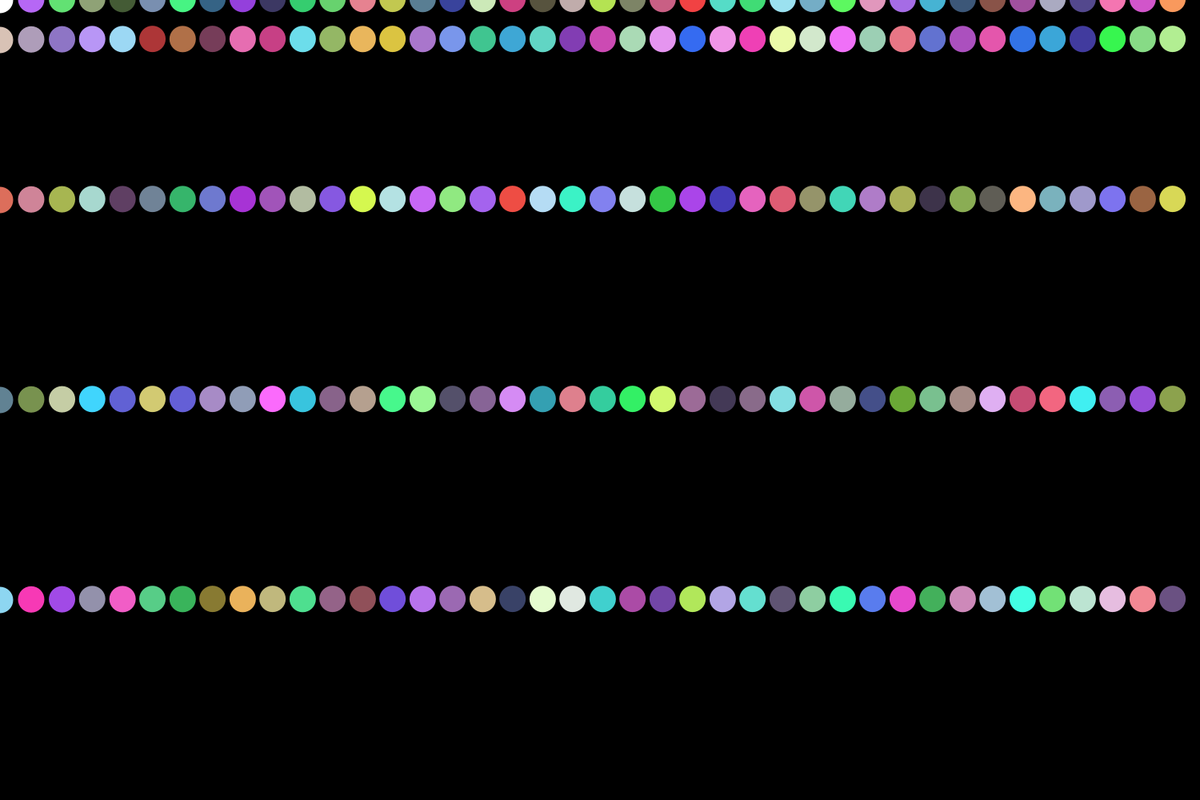
Frame 1 (no input)
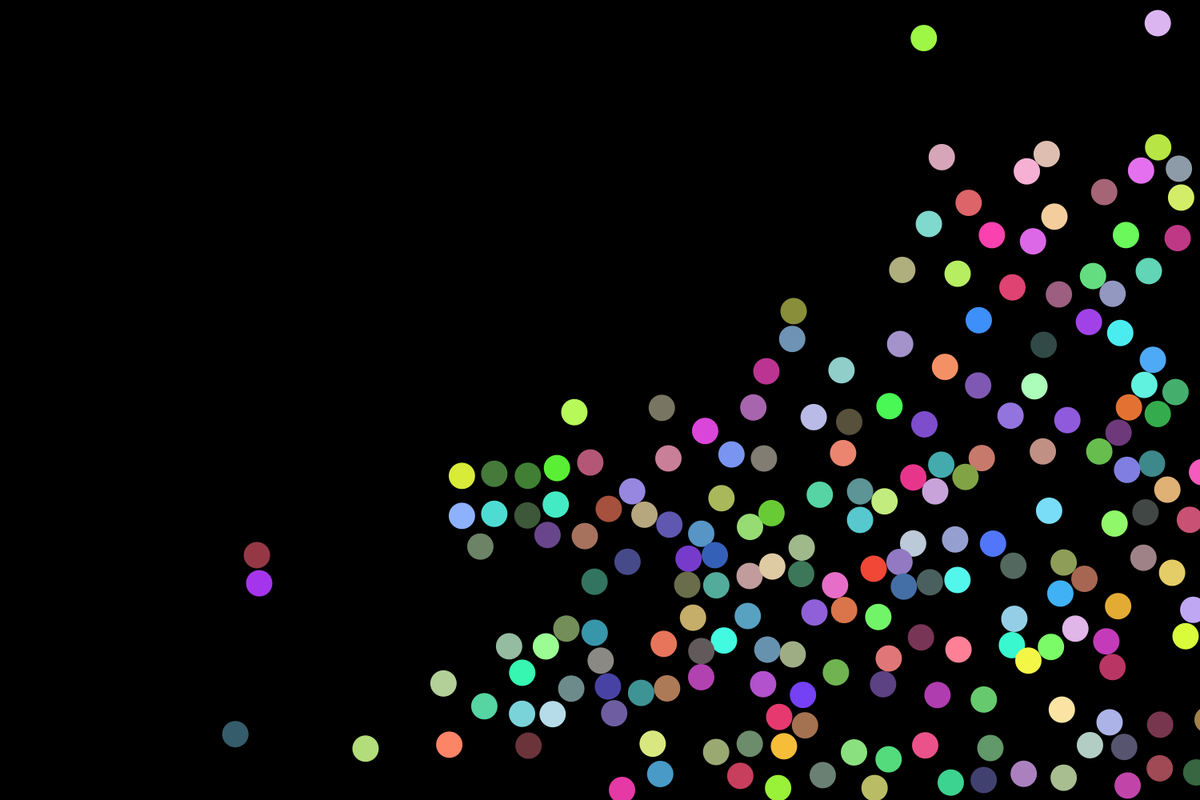
Frame 60 (the mouse pressed at the canvas centre just before this capture)
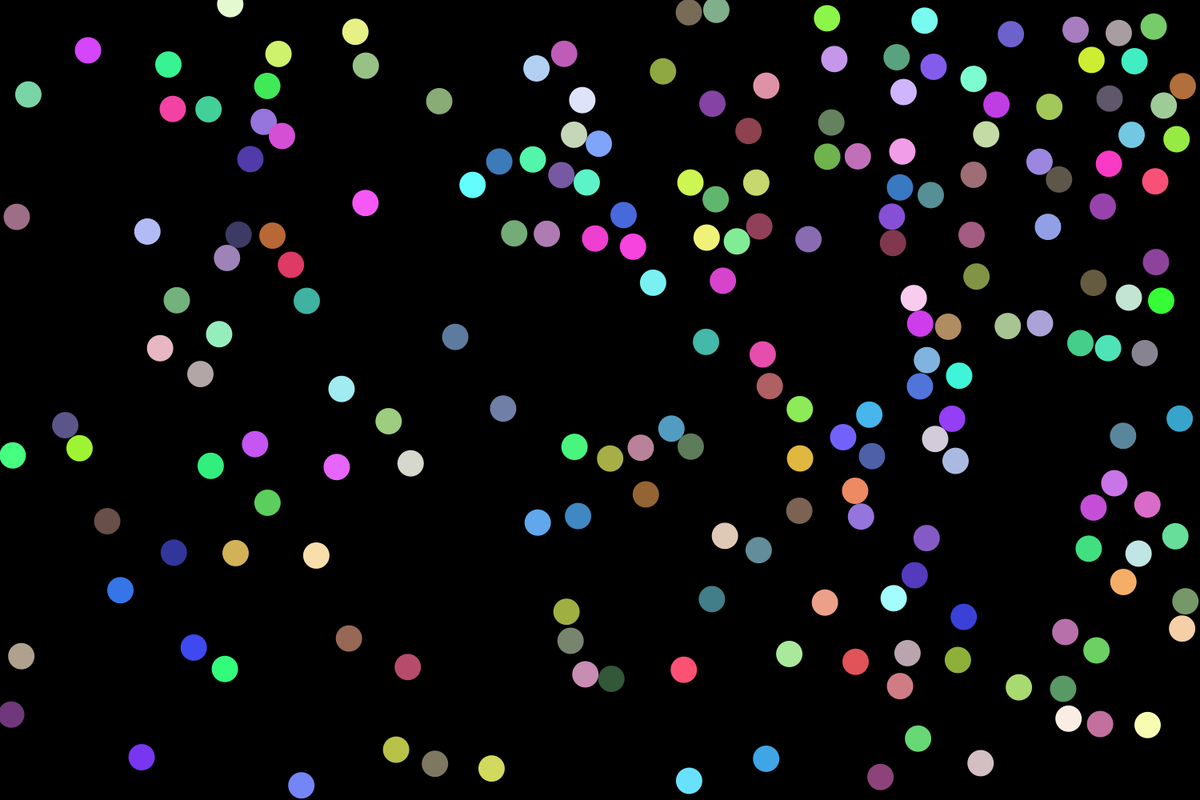
Frame 120 (the mouse held since frame 60 and released just before this capture)

The Processing sketch that drew these frames (run headless with seeded random() and noise(); from frame 60 on, the mouse is pressed at the canvas centre):

// Processing sketch: ball_elastic_collisions
// ── ball_elastic_collisions.pde
 /*

Same as my first object but the collisions are actually elastic and not really funky

Curent config, the bigger ball is not affected by the smaller ball bouncing aginst it

*/

Vecball b;
Vecball b2;

Vecball [] balls  = new Vecball [200];

float vel = 0.5;


void setup(){
  size (1500,1000);
  background(0);
  
  b = new Vecball(width/12,height/12);
  b.r = width/20;
  b.velocity.x = -10;
  b.velocity.y = -1;
  b.vel = vel/2;
  b.m = b.r*.2;
  
  b2 = new Vecball(width,height);
  b2.r = width/12;
  b2.velocity.x = 75;
  b2.velocity.y = 1;
  b2.vel = vel / 10;
  b2.m = b2.r*.1;
  
  for (int i = 0; i<balls.length;i++){
    if ( i < 40){
    balls[i] = new Vecball(i*width/40,0);
    }
    if (80>i && i >= 40){
      balls[i] = new Vecball((i-40)*width/40,height/20); 
    }
    if (120>i && i >= 80){
      balls[i] = new Vecball((i-80)*width/40,5*height/20); 
    }
    if (160>i && i >= 120){
      balls[i] = new Vecball((i-120)*width/40,10*height/20); 
    }
    if (200>i && i >= 160){
      balls[i] = new Vecball((i-160)*width/40,15*height/20); 
    }
    balls[i].r = width/45;
    balls[i].velocity.x = 10;
    balls[i].velocity.y = 10;
    balls[i].vel = vel/2;
    balls[i].m = balls[i].r*.1;
  }
  
}



void draw(){
    background(0);                    // doesn't delete their trails
 /* b.display();
  b.colour();
  b.move();
  b.collision();
  
  b.collisionother(b2);
  b.keyReleased(b2);
  
  b2.display();
  b2.colour();
  b2.move();
  b2.collision();*/
  
  for(int i = 0; i < balls.length;i++){
    balls[i].display();                          // draws them
    balls[i].colour();                          // makes them flashy
    balls[i].move();                            // makes them move at all
    balls[i].collision();                      // collisions with walls
    for ( int j = 0; j<balls.length;j++){
      balls[i].collisionother(balls[j]);        //balls collision with each other
    }
  }
}

// ── ball.pde
class Vecball{
  
 
  PVector velocity;     // velocity vector
  PVector position;     // position vector
  float r;              // diameter
  float vel;            // button press velocity change
  float m;              //mass for resulting speed calculation, not the value but the ratio that matters
  
  Vecball(float x, float y){      // initiate position of ball
    position = new PVector (x,y);
    velocity = new PVector();
  }
  
  
  void display (){              // displays ball
    noStroke();
    ellipse (position.x,position.y,r,r);
  }
  
  
  void move(){                // movement logic
    position.add(velocity);
  }
  
  
  void colour(){            // makes ball flashy
    noStroke();
   // stroke(random(0,255),random(0,255),random(0,255));
    fill(random(50,255),random(50,255),random(50,255));
    //fill(0);
  }
  
  
  void collision(){      // collision with edges logic
    if(position.x-r/2<= 0){
      velocity.x = abs(velocity.x); 
    }
    if(position.x+r/2>= width){
      velocity.x = -abs(velocity.x); 
    }
    if (position.y-r/2 <= 0){
      velocity.y = abs(velocity.y);   
    }
    if(position.y+r/2 >= height){
      velocity.y = -abs(velocity.y); 
    }
    if (position.x+r/2>= width+50 || position.x-r/2<= 0-100 || position.y-r/2 <= 0-100 || position.y+r/2 >= height+100){
      position.x = 0+r/2;
      position.y = 0+r/2;
    }
  } 
  
  
  void key(){  // allows you to control the speed of the ball with arrow keys
    if (keyPressed == true){
        if (keyCode == UP){
          velocity.y -= vel;
          }
        if (keyCode == RIGHT){
          velocity.x += vel; 
        }
        if(keyCode == DOWN){
          velocity.y +=vel; 
          }
        if(keyCode == LEFT){
          velocity.x -= vel; 
          
        }
        if (key == TAB){
          velocity.x = 0;
          velocity.y = 0;
        }
        if(key == 'f'){
          velocity.x *= -1;
          velocity.y *= -1;  
        }
      if(key == 'd'){
        background(255); 
        key = 0;
      }
    }
  }
  
  
  void collisionother(Vecball other){      // a Vecball objcet called other, also this whole thing is shamelessly copied off of the internet(at least i tried to understand how it works, and somewhat did)
  //and i have no idea what most of the bTemp and bFinal things , the bloody thing even works without them
    PVector distance = PVector.sub(other.position, position);  // PVector.sub substracts the x and y components of one vector from another vector, vector from position to other.poition
    float distancemag = distance.mag();                        // distance or magnitude of distance vector
    float distangle = distance.heading();                      // angle vector makes to horizontal
    
    if (distancemag<(r+other.r)/2){                                        // if distance is smaller than radius of both then
    
      float distanceCorrection = ((r+other.r)/2-distancemag)/2.0;      // making suret that the balls don't end up inside eachother, doesn't happen often anyway(unless going really fast)
      PVector d = distance.copy();
      PVector correctionVector = d.normalize().mult(distanceCorrection);
      other.position.add(correctionVector);
      position.sub(correctionVector);
                                                                       // do vector rotation          "x2=cosβx1−sinβy1, y2=sinβx1+cosβy1"
                                                                       
                                                                       
                                                                       
      // actual vector calculation starts here
      float sin = sin(distangle);
      float cos = cos(distangle);      
        /* bTemp will hold rotated ball positions. You 
         just need to worry about bTemp[1] position*/
      /*PVector[] bTemp = {
        new PVector(), new PVector()
      };*/
    
                                                                        /* this ball's position is relative to the other  
                                                                         so you can use the vector between them (bVect) as the 
                                                                         reference point in the rotation expressions.
                                                                         bTemp[0].position.x and bTemp[0].position.y will initialize
                                                                         automatically to 0.0, which is what you want
                                                                         since b[1] will rotate around b[0] */
/*      bTemp[1].x  = cos * distance.x + sin * distance.y;    //  X/r*X + Y/r*Y = x2/r +y2/r
      bTemp[1].y  = cos * distance.y - sin * distance.x;    // X/r*Y + Y/r*X = 2YX/r 
  */
        // rotate Temporary velocities, HL math bitches, we haven't done vector rotation yet. But it's actually quite simple "x2=cosβx1−sinβy1, y2=sinβx1+cosβy1"
      PVector[] vTemp = {
        new PVector(), new PVector()
      };
  
      vTemp[0].x  = cos * velocity.x + sin * velocity.y;
      vTemp[0].y  = cos * velocity.y - sin * velocity.x;
      vTemp[1].x  = cos * other.velocity.x + sin * other.velocity.y;
      vTemp[1].y  = cos * other.velocity.y - sin * other.velocity.x;
  
                                                                                        /* Now that velocities are rotated, you can use 1D
                                                                                         conservation of momentum equations to calculate 
                                                                                         the final velocity along the x-axis. */
      PVector[] vFinal = {  
        new PVector(), new PVector()
      };
  
                                                                                              // final rotated velocity for b[0]
      vFinal[0].x = ((m - other.m) * vTemp[0].x + 2 * other.m * vTemp[1].x) / (m + other.m);
      vFinal[0].y = vTemp[0].y;
  
                                                                                          // final rotated velocity for b[0]
      vFinal[1].x = ((other.m - m) * vTemp[1].x + 2 * m * vTemp[0].x) / (m + other.m);
      vFinal[1].y = vTemp[1].y;
  
                                                                          // hack to avoid clumping, also no idea what it does
                                                                         // bTemp[0].x += vFinal[0].x;
                                                                          //bTemp[1].x += vFinal[1].x;
                                                                    
                                                                          /* Rotate ball positions and velocities back
                                                                           Reverse signs in trig expressions to rotate 
                                                                           in the opposite direction */
                                                                          // rotate balls
                                                                        /*  PVector[] bFinal = { 
                                                                            new PVector(), new PVector()
                                                                          };
                                                                    
                                                                          bFinal[0].x = cos * bTemp[0].x - sin * bTemp[0].y;
                                                                          bFinal[0].y = cos * bTemp[0].y + sin * bTemp[0].x;
                                                                          bFinal[1].x = cos * bTemp[1].x - sin * bTemp[1].y;
                                                                          bFinal[1].y = cos * bTemp[1].y + sin * bTemp[1].x;
                                                                    
                                                                          // update balls to screen position
                                                                          other.position.x = position.x + bFinal[1].x;
                                                                          other.position.y = position.y + bFinal[1].y;
                                                                    
                                                                          position.add(bFinal[0]);*/
                                                                    
                                                                          // update velocities
      velocity.x = cos * vFinal[0].x - sin * vFinal[0].y;
      velocity.y = cos * vFinal[0].y + sin * vFinal[0].x;
     other.velocity.x = cos * vFinal[1].x - sin * vFinal[1].y;             //   DECOMMENT TO MAKE BALL HAVE ELASTIC COLLISIONS AGAIN
     other.velocity.y = cos * vFinal[1].y + sin * vFinal[1].x; 
    }
  }
}
